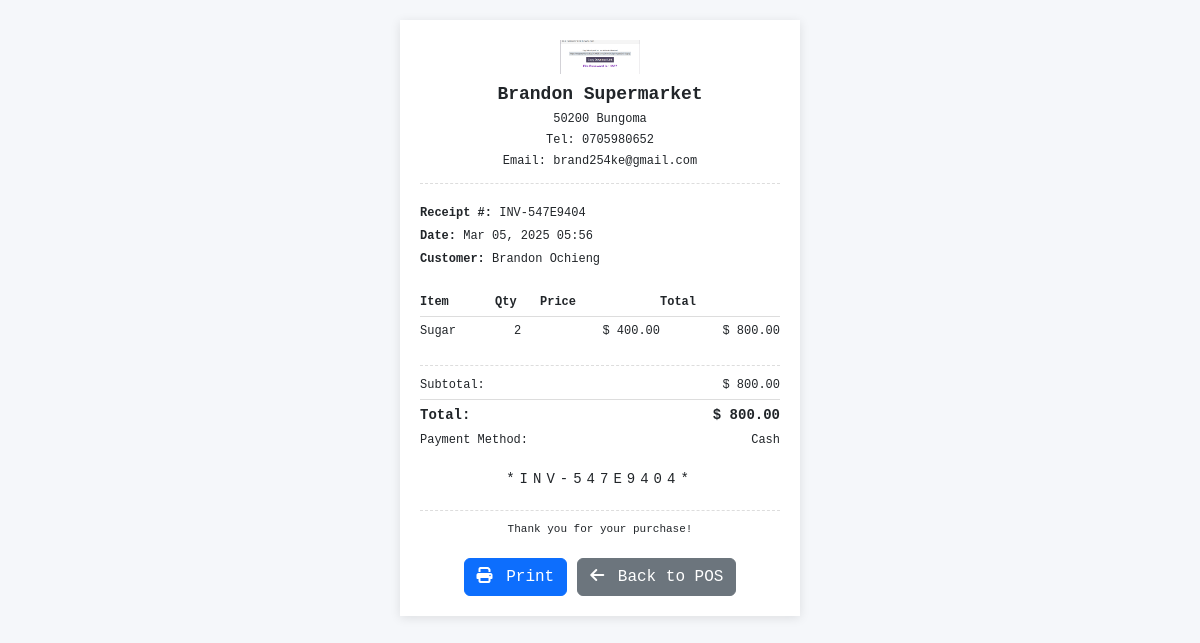
The page /pos/receipt/2/ (signed in) on the database its author committed.
### pos_app/models.py (models this page shows, shortened)
class Business(models.Model):
    BUSINESS_TYPE_CHOICES = [
        ('Type1', 'Type 1'),
        ('Type2', 'Type 2'),
    ]
    CURRENCY_SYMBOL_CHOICES = [
        ('$', '$ - US Dollar'),
        ('€', '€ - Euro'),
        ('£', '£ - British Pound'),
        ('¥', '¥ - Japanese Yen'),
        ('₹', '₹ - Indian Rupee'),
        ('₩', '₩ - South Korean Won'),
        ('KSh', 'KSh - Kenyan Shilling'),  # Added Kenyan Shilling
    ]
    name = models.CharField(max_length=255)
    business_type = models.CharField(max_length=50, choices=BUSINESS_TYPE_CHOICES, default='Type1')
    address = models.TextField(blank=True, null=True)
    phone = models.CharField(max_length=20, blank=True, null=True)
    email = models.EmailField(blank=True, null=True)
    website = models.URLField(blank=True, null=True)
    logo = models.ImageField(upload_to='business_logos/', blank=True, null=True)
    tax_rate = models.DecimalField(max_digits=5, decimal_places=2, default=0.00)
    currency_symbol = models.CharField(max_length=5, choices=CURRENCY_SYMBOL_CHOICES, default='$')
    owner = models.ForeignKey(User, on_delete=models.CASCADE, related_name='owned_businesses')
    created_at = models.DateTimeField(auto_now_add=True)
    updated_at = models.DateTimeField(auto_now=True)

class Sale(models.Model):
    PAYMENT_CHOICES = [
        ('cash', 'Cash'),
        ('card', 'Credit/Debit Card'),
        ('bank_transfer', 'Bank Transfer'),
        ('mobile_payment', 'Mobile Payment'),
        ('loyalty_points', 'Loyalty Points'),
        ('mixed', 'Mixed Payment'),
    ]
    STATUS_CHOICES = [
        ('completed', 'Completed'),
        ('refunded', 'Refunded'),
        ('partially_refunded', 'Partially Refunded'),
        ('cancelled', 'Cancelled'),
    ]
    invoice_number = models.CharField(max_length=50, unique=True, editable=False)
    business = models.ForeignKey(Business, on_delete=models.CASCADE, related_name='sales')
    customer = models.ForeignKey(Customer, on_delete=models.SET_NULL, null=True, blank=True, related_name='sales')
    employee = models.ForeignKey(Employee, on_delete=models.SET_NULL, null=True, related_name='sales')
    subtotal = models.DecimalField(max_digits=10, decimal_places=2, default=0)
    tax_amount = models.DecimalField(max_digits=10, decimal_places=2, default=0)
    discount_amount = models.DecimalField(max_digits=10, decimal_places=2, default=0)
    total_amount = models.DecimalField(max_digits=10, decimal_places=2, default=0)
    payment_method = models.CharField(max_length=20, choices=PAYMENT_CHOICES, default='cash')
    payment_reference = models.CharField(max_length=100, blank=True, null=True)  # For card/transfer references
    status = models.CharField(max_length=20, choices=STATUS_CHOICES, default='completed')
    notes = models.TextField(blank=True, null=True)
    loyalty_points_earned = models.DecimalField(max_digits=10, decimal_places=2, default=0)
    loyalty_points_used = models.DecimalField(max_digits=10, decimal_places=2, default=0)
    created_at = models.DateTimeField(default=timezone.now)
    updated_at = models.DateTimeField(auto_now=True)

class Customer(models.Model):
    first_name = models.CharField(max_length=100)
    last_name = models.CharField(max_length=100)
    email = models.EmailField(blank=True, null=True)
    phone = models.CharField(max_length=20, blank=True, null=True)
    address = models.TextField(blank=True, null=True)
    loyalty_points = models.DecimalField(max_digits=10, decimal_places=2, default=0)
    business = models.ForeignKey(Business, on_delete=models.CASCADE, related_name='customers')
    created_at = models.DateTimeField(auto_now_add=True)
    updated_at = models.DateTimeField(auto_now=True)
    @property
    def full_name(self):
        return f"{self.first_name} {self.last_name}"

class SaleItem(models.Model):
    sale = models.ForeignKey(Sale, on_delete=models.CASCADE, related_name='items')
    product = models.ForeignKey(Product, on_delete=models.CASCADE, related_name='sale_items')
    quantity = models.PositiveIntegerField(default=1)
    unit_price = models.DecimalField(max_digits=10, decimal_places=2)
    subtotal = models.DecimalField(max_digits=10, decimal_places=2)

class Product(models.Model):
    UNIT_CHOICES = [
        ('pcs', 'Pieces'),
        ('kg', 'Kilograms'),
        ('ltr', 'Liters'),
        ('box', 'Boxes'),
    ]
    name = models.CharField(max_length=255)
    description = models.TextField(blank=True, null=True)
    sku = models.CharField(max_length=50, blank=True, null=True)
    barcode = models.CharField(max_length=50, blank=True, null=True)
    category = models.ForeignKey(Category, on_delete=models.SET_NULL, null=True, blank=True, related_name='products')
    purchase_price = models.DecimalField(max_digits=10, decimal_places=2, validators=[MinValueValidator(0)])
    selling_price = models.DecimalField(max_digits=10, decimal_places=2, validators=[MinValueValidator(0)])
    stock_quantity = models.PositiveIntegerField(default=0)
    unit = models.CharField(max_length=10, choices=UNIT_CHOICES, default='pcs')  # New unit field
    image = models.ImageField(upload_to='product_images/', blank=True, null=True)
    is_active = models.BooleanField(default=True)
    business = models.ForeignKey(Business, on_delete=models.CASCADE, related_name='products')
    created_at = models.DateTimeField(auto_now_add=True)
    updated_at = models.DateTimeField(auto_now=True)

### pos_app/views.py (the view)
# urls.py: path('pos/receipt/<int:sale_id>/', views.get_receipt, name='get_receipt'),
@login_required
def get_receipt(request, sale_id):
    business = get_business_for_user(request.user)
    if not business:
        return redirect('business_setup')
    sale = get_object_or_404(Sale, id=sale_id, business=business)
    items = sale.items.all()
    context = {
        'business': business,
        'sale': sale,
        'items': items,
    }
    return render(request, 'pos_app/receipt.html', context)

### pos_app/context_processors.py (called while the page is built)
def business_settings(request):
    if request.user.is_authenticated:
        try:
            business = Business.objects.filter(owner=request.user).first()
            if not business:
                from .models import Employee
                employee = Employee.objects.filter(user=request.user, is_active=True).first()
                if employee:
                    business = employee.business
            if business:
                return {
                    'business_settings': business.settings,
                }
        except:
            pass
    return {}

### pos_app/views.py (called while the page is built)
def get_business_for_user(user):
    try:
        return Business.objects.filter(owner=user).first()
    except:
        try:
            employee = Employee.objects.filter(user=user, is_active=True).first()
            if employee:
                return employee.business
        except:
            pass
    return None

### pos_app/templates/pos_app/receipt.html (shortened to what this page needs)
<!DOCTYPE html>
<html lang="en">
<head>
    <link href="https://cdn.jsdelivr.net/npm/bootstrap@5.3.0/dist/css/bootstrap.min.css" rel="stylesheet">
    <link rel="stylesheet" href="https://cdnjs.cloudflare.com/ajax/libs/font-awesome/6.4.0/css/all.min.css">
</head>
<body>
    <div class="receipt-container">
        <div class="receipt-header">
            {% if business.logo %}
                <img src="{{ business.logo.url }}" alt="{{ business.name }}">
            {% endif %}
            <h2>{{ business.name }}</h2>
            <p>{{ business.address }}</p>
            <p>Tel: {{ business.phone }}</p>
            <p>Email: {{ business.email }}</p>
        </div>
        <div class="receipt-info">
            <p><strong>Receipt #:</strong> {{ sale.invoice_number }}</p>
            <p><strong>Date:</strong> {{ sale.created_at|date:"M d, Y H:i" }}</p>
            <p><strong>Customer:</strong> {{ sale.customer.full_name|default:"Walk-in Customer" }}</p>
        </div>
        <table class="receipt-table">
            <thead>
                <tr>
                    <th>Item</th>
                    <th class="quantity">Qty</th>
                    <th class="amount">Price</th>
                    <th class="amount">Total</th>
                </tr>
            </thead>
            <tbody>
                {% for item in items %}
                    <tr>
                        <td>{{ item.product.name }}</td>
                        <td class="quantity">{{ item.quantity }}</td>
                        <td class="amount">{{ business.currency_symbol }} {{ item.unit_price|floatformat:2 }}</td>
                        <td class="amount">{{ business.currency_symbol }} {{ item.subtotal|floatformat:2 }}</td>
                    </tr>
                {% endfor %}
            </tbody>
        </table>
        <div class="receipt-totals">
            <div class="receipt-total-row">
                <span>Subtotal:</span>
                <span>{{ business.currency_symbol }} {{ sale.subtotal|floatformat:2 }}</span>
            </div>
            <div class="receipt-total-row final">
                <span>Total:</span>
                <span>{{ business.currency_symbol }} {{ sale.total_amount|floatformat:2 }}</span>
            </div>
            <div class="receipt-total-row">
                <span>Payment Method:</span>
                <span>{{ sale.get_payment_method_display }}</span>
            </div>
        </div>
        <div class="receipt-barcode">
            *{{ sale.invoice_number }}*
        </div>
        <div class="receipt-footer">
            <p>{{ business.settings.receipt_footer_text|default:"Thank you for your purchase!" }}</p>
        </div>
        <div class="receipt-actions">
            <button onclick="window.print()" class="btn btn-primary">
                <i class="fas fa-print me-1"></i> Print
            </button>
            <a href="{% url 'pos' %}" class="btn btn-secondary">
                <i class="fas fa-arrow-left me-1"></i> Back to POS
            </a>
        </div>
    </div>
</body>
</html>

### pos_app/templates/pos_app/receipt.html (style rules this page uses)
body { font-family: 'Courier New', Courier, monospace; background-color: #f5f7fa; padding: 20px; }
.receipt-container { max-width: 400px; margin: 0 auto; background-color: white; box-shadow: 0 2px 10px rgba(0, 0, 0, 0.1); padding: 20px; }
.receipt-header { text-align: center; margin-bottom: 20px; padding-bottom: 10px; border-bottom: 1px dashed #ddd; }
.receipt-header img { max-width: 80px; margin-bottom: 10px; }
.receipt-header h2 { font-size: 18px; font-weight: bold; margin-bottom: 5px; }
.receipt-header p { margin-bottom: 3px; font-size: 12px; }
.receipt-info { margin-bottom: 20px; }
.receipt-info p { margin-bottom: 5px; font-size: 12px; }
.receipt-table { width: 100%; margin-bottom: 20px; font-size: 12px; }
.receipt-table th, .receipt-table td { padding: 5px 0; }
.receipt-table th { text-align: left; border-bottom: 1px solid #ddd; }
.receipt-table td.quantity { text-align: center; }
.receipt-table td.amount { text-align: right; }
.receipt-totals { margin-top: 10px; border-top: 1px dashed #ddd; padding-top: 10px; }
.receipt-total-row { display: flex; justify-content: space-between; margin-bottom: 5px; font-size: 12px; }
.receipt-total-row.final { font-weight: bold; font-size: 14px; margin-top: 5px; padding-top: 5px; border-top: 1px solid #ddd; }
.receipt-footer { text-align: center; margin-top: 20px; padding-top: 10px; border-top: 1px dashed #ddd; font-size: 11px; }
.receipt-barcode { text-align: center; margin: 20px 0; font-size: 14px; letter-spacing: 5px; }
.receipt-actions { display: flex; justify-content: center; gap: 10px; margin-top: 20px; }

### rows shown on the page
Business: logo (picture), name "Brandon Supermarket", address "50200 Bungoma", phone "0705980652", email "brand254ke@gmail.com", currency_symbol "$", settings.receipt_footer_text "Thank you for your purchase!"
Sale: invoice_number "INV-547E9404", created_at "Mar 05, 2025 05:56", customer.full_name "Brandon Ochieng", subtotal "800.00", total_amount "800.00", payment_method "Cash"
SaleItem: product.name "Sugar", quantity "2", unit_price "400.00", subtotal "800.00"
